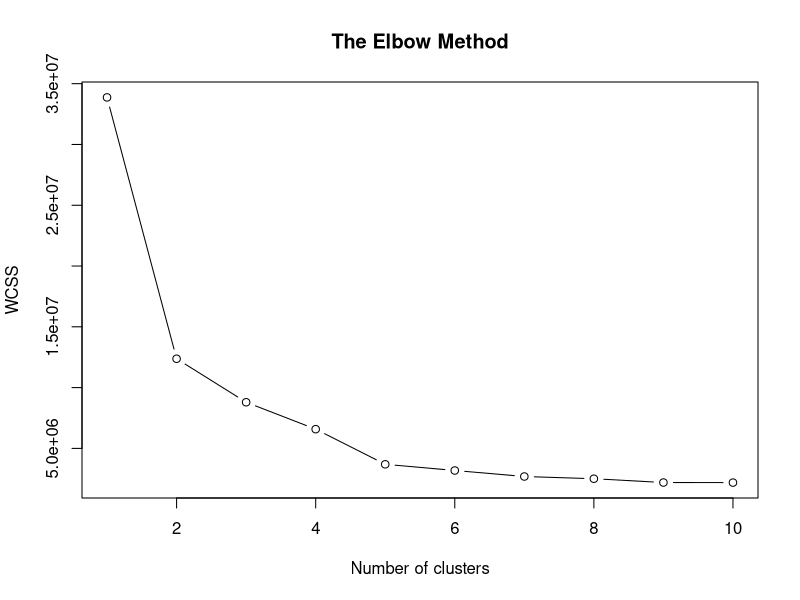
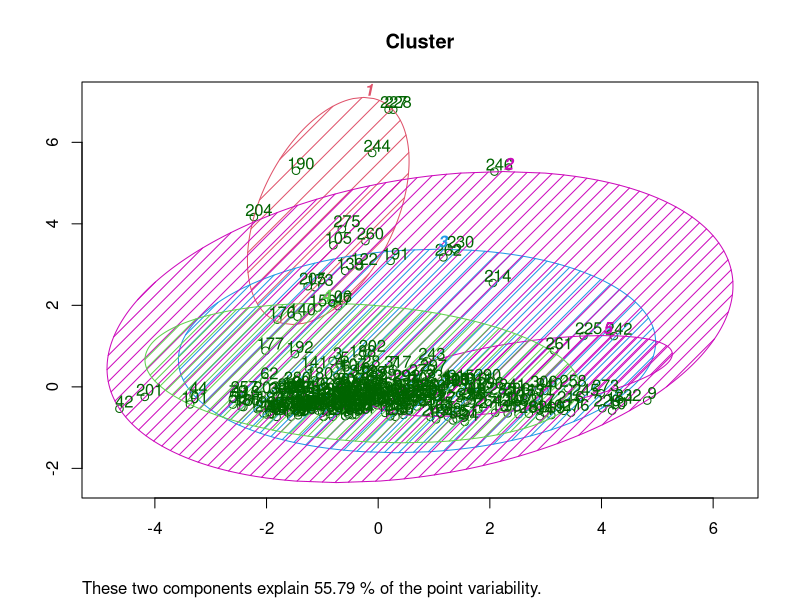

Source code (R) for these figures, in order:
## Importing Data
dataset <- read.csv("lib/WaterQualityData.csv")
head(dataset,40)
str(dataset)

## Converting "<0.0070" to Nitrate + Nitrite column min = 0
dataset$Nitrate...Nitrite = ifelse(dataset$Nitrate...Nitrite == "<0.0070",
                                0,dataset$Nitrate...Nitrite)

## Converting Nitrate + Nitrite from type char to num
dataset$Nitrate...Nitrite <- as.numeric(dataset$Nitrate...Nitrite)

## Converting Conductivity from type int to num
dataset$Conductivity <- as.numeric(dataset$Conductivity)

## Subetting Data to omit columns where all values are missing
dataset=subset(dataset, dataset$pH != "NA")

## Replacing NAs with column average for each column
dataset$Temp = ifelse(is.na(dataset$Temp),
                   ave(dataset$Temp, FUN = function(x) mean(x, na.rm = TRUE)),
                   dataset$Temp)

dataset$DO = ifelse(is.na(dataset$DO),
                   ave(dataset$DO, FUN = function(x) mean(x, na.rm = TRUE)),
                   dataset$DO)

dataset$X..Sat = ifelse(is.na(dataset$X..Sat),
                   ave(dataset$X..Sat, FUN = function(x) mean(x, na.rm = TRUE)),
                   dataset$X..Sat)

dataset$pH = ifelse(is.na(dataset$pH),
                   ave(dataset$pH, FUN = function(x) mean(x, na.rm = TRUE)),
                   dataset$pH)

dataset$Conductivity = ifelse(is.na(dataset$Conductivity),
                   ave(dataset$Conductivity, FUN = function(x) mean(x, na.rm = TRUE)),
                   dataset$Conductivity)

dataset$Flow2 = ifelse(is.na(dataset$Flow2),
                   ave(dataset$Flow2, FUN = function(x) mean(x, na.rm = TRUE)),
                   dataset$Flow2)

dataset$Nitrate...Nitrite = ifelse(is.na(dataset$Nitrate...Nitrite),
                   ave(dataset$Nitrate...Nitrite, FUN = function(x) mean(x, na.rm = TRUE)),
                   dataset$Nitrate...Nitrite)

## Eliminate Noisy Data
#install.packages("NoiseFiltersR")

## Normalize Data
normalize <- function(x){
  (x - min(x)) / (max(x) - min(x))
}
dataset.norm <- as.data.frame(lapply(dataset[1:7], normalize))

## Splitting data into the training and test sets
#install.packages("caTools")
library(caTools)
set.seed(123)
split = sample.split(dataset, SplitRatio = 0.70)
training_set = subset(dataset, split == TRUE)
test_set = subset(dataset, split == FALSE)

### Messing around with clustering code DO NOT USE

## Test Clustering
# Using the elbow method to find the optimal number of clusters
set.seed(123)
wcss = vector()
for (i in 1:10) wcss[i] = sum(kmeans(dataset, i)$withinss)
plot(1:10,
     wcss,
     type = 'b',
     main = paste('The Elbow Method'),
     xlab = 'Number of clusters',
     ylab = 'WCSS')

# Fitting K-Means to the dataset
set.seed(123)
kmeans = kmeans(x = dataset, centers = 5)
y_kmeans = kmeans$cluster

# Visualizing the clusters
library(cluster)
clusplot(dataset,
         y_kmeans,
         lines = 0,
         shade = TRUE,
         color = TRUE,
         labels = 2,
         plotchar = FALSE,
         span = TRUE,
         main = paste('Cluster'),
         xlab = '',
         ylab = '')
